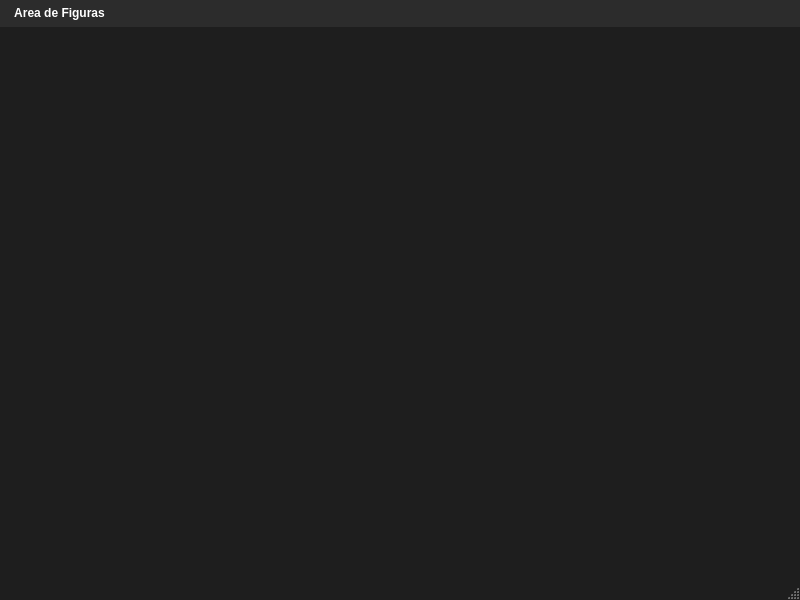
<?xml version="1.0" encoding="UTF-8"?>
<ui version="4.0">
 <class>MainWindow</class>
 <widget class="QMainWindow" name="MainWindow">
  <property name="geometry">
   <rect>
    <x>0</x>
    <y>0</y>
    <width>800</width>
    <height>600</height>
   </rect>
  </property>
  <property name="windowTitle">
   <string>Menu Principal</string>
  </property>
  <property name="styleSheet">
   <string notr="true">/* --- Ventana principal --- */
QMainWindow {
    background-color: #1e1e1e;   /* fondo oscuro */
    color: #f1f1f1;
    font-family: &quot;Segoe UI&quot;, Arial, sans-serif;
    font-size: 14px;
}

/* --- Barra de menú --- */
QMenuBar {
    background-color: #2c2c2c;
    color: #ffffff;
    font-weight: bold;
    padding: 4px;
}

QMenuBar::item:selected {
    background-color: #3a3a3a;
    border-radius: 4px;
}

/* --- Menús desplegables --- */
QMenu {
    background-color: #2c2c2c;
    border: 1px solid #444;
    color: #f1f1f1;
    font-size: 13px;
}

QMenu::item {
    padding: 6px 20px;
}

QMenu::item:selected {
    background-color: #0078d7;   /* azul estilo Windows */
    color: #ffffff;
}

/* --- Botones --- */
QPushButton {
    background-color: #0078d7;
    color: #ffffff;
    border-radius: 4px;
    padding: 6px 12px;
}

QPushButton:hover {
    background-color: #005a9e;
}

/* --- Etiquetas --- */
QLabel {
    color: #f1f1f1;
    font-size: 13px;
}

/* --- Campos de texto --- */
QLineEdit {
    background-color: #2c2c2c;
    color: #ffffff;
    border: 1px solid #555;
    border-radius: 4px;
    padding: 4px;
}

QLineEdit:focus {
    border: 1px solid #0078d7;
}
</string>
  </property>
  <widget class="QWidget" name="centralwidget"/>
  <widget class="QMenuBar" name="menubar">
   <property name="geometry">
    <rect>
     <x>0</x>
     <y>0</y>
     <width>800</width>
     <height>34</height>
    </rect>
   </property>
   <widget class="QMenu" name="menuArea_de_Figuras">
    <property name="title">
     <string>Area de Figuras</string>
    </property>
    <addaction name="actionTriangulo"/>
    <addaction name="actionRectangulo"/>
    <addaction name="actionCirculo"/>
    <addaction name="separator"/>
    <addaction name="actionSalir"/>
   </widget>
   <addaction name="menuArea_de_Figuras"/>
  </widget>
  <widget class="QStatusBar" name="statusbar"/>
  <action name="actionTriangulo">
   <property name="text">
    <string>Triangulo</string>
   </property>
  </action>
  <action name="actionRectangulo">
   <property name="text">
    <string>Rectangulo</string>
   </property>
  </action>
  <action name="actionCirculo">
   <property name="text">
    <string>Circulo</string>
   </property>
  </action>
  <action name="actionSalir">
   <property name="text">
    <string>Salir</string>
   </property>
  </action>
 </widget>
 <resources/>
 <connections/>
</ui>
